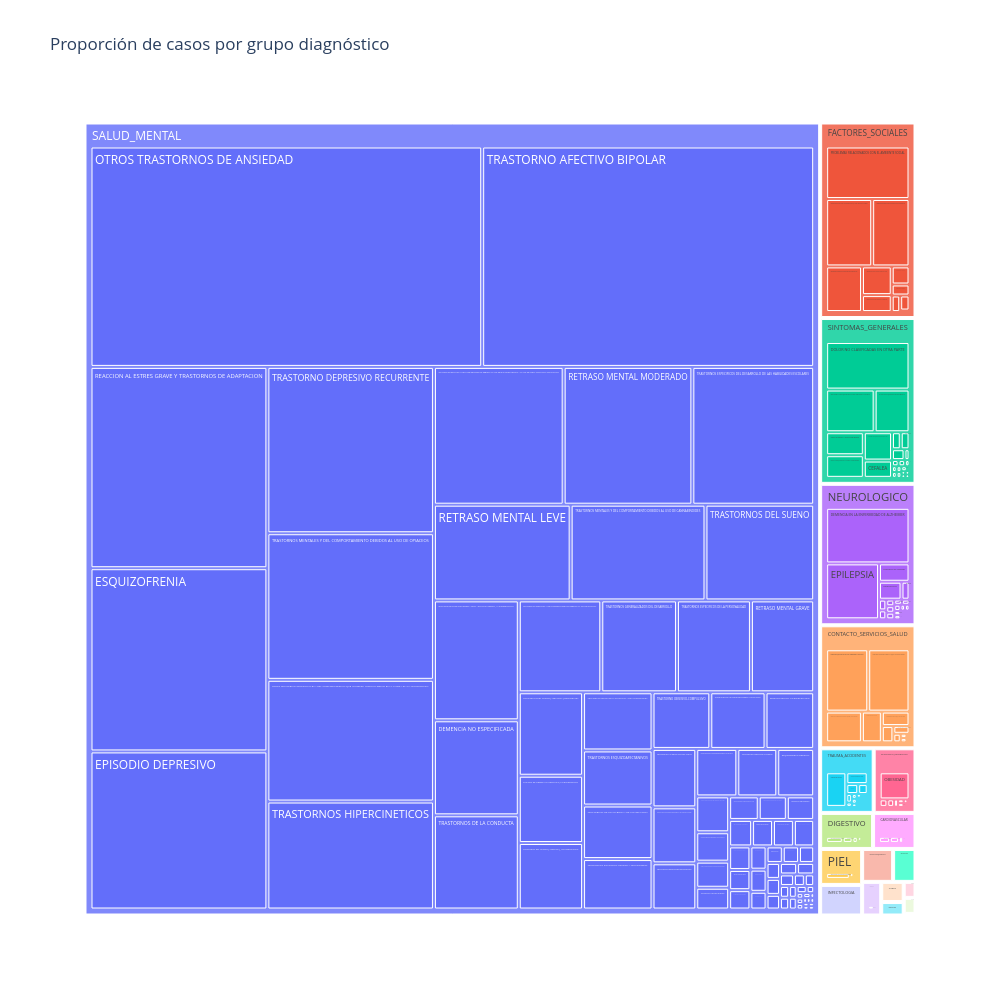

The notebook cell saved with this chart:
### Code cell
fig_g_dx_top = px.treemap(
    df,
    path=["GRUPO_DIAGNOSTICO","DIAGNOSTICO"],
    values="CANTIDAD_CASOS",
    title="Proporción de casos por grupo diagnóstico",
    height=1000,   # más alto
    width=1000     # menos ancho
)
fig_g_dx_top.show()

### Figure 1 — Plotly figure (JSON) as saved in the notebook; plotly's stock layout.template omitted (floating-point values rounded to 4 significant figures; data arrays with more than 128 entries replaced by an {"elided": "..."} marker saying what was removed)
{"data": [{"branchvalues": "total", "domain": {"x": [0, 1], "y": [0, 1]}, "hovertemplate": "labels=%{label}<br>CANTIDAD_CASOS=%{value}<br>parent=%{parent}<br>id=%{id}<extra></extra>", "ids": {"elided": "321 str values"}, "labels": {"elided": "321 str values"}, "name": "", "parents": {"elided": "321 str values"}, "type": "treemap", "values": {"elided": "321 float values"}}], "layout": {"height": 1000, "legend": {"tracegroupgap": 0}, "title": {"text": "Proporción de casos por grupo diagnóstico"}, "width": 1000}}
